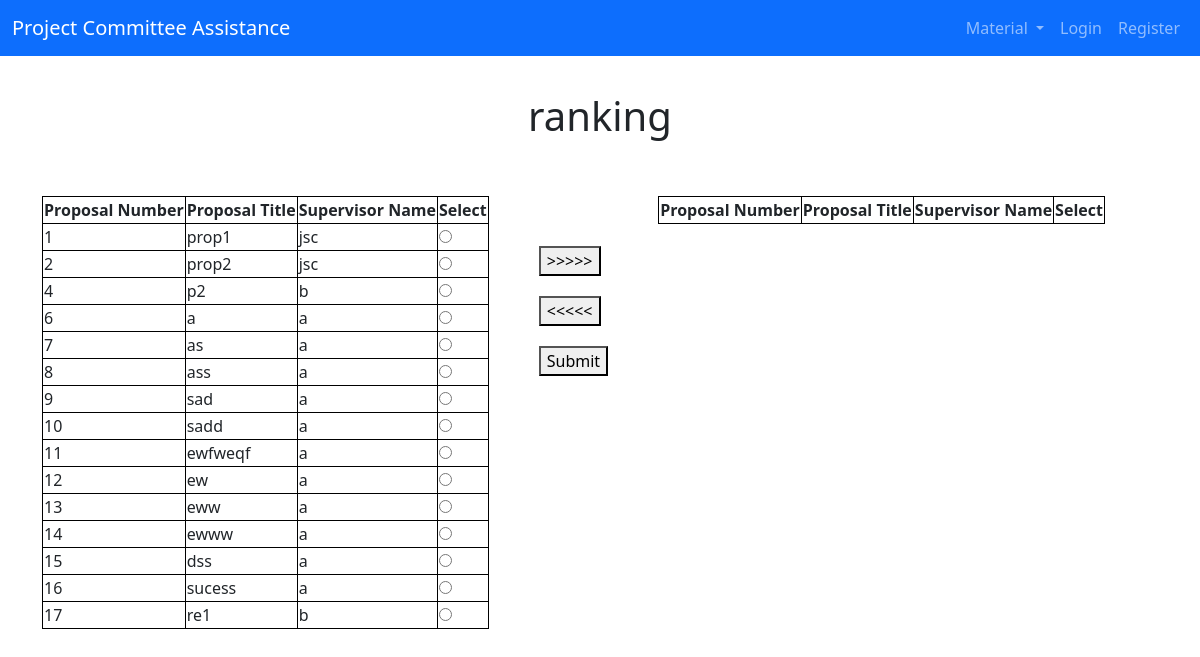
/r, run on the app's committed database.
### app/models.py (models this page shows, shortened)
class Proposal(db.Model):
    id = db.Column(db.Integer, primary_key=True,)
    title = db.Column(db.String(64), index=True, unique=True, nullable=False)
    desc = db.Column(db.String(2064), index=True, nullable=False)
    published = db.Column(db.Boolean, default=False)
    owned = db.Column(db.Boolean, default=False)
    author = db.Column(db.Integer, db.ForeignKey('user.id'))
    holder = db.Column(db.Integer, db.ForeignKey('group.id'))

class User(UserMixin,db.Model):
    id = db.Column(db.Integer, primary_key=True)
    username = db.Column(db.String(64), index=True, unique=True, nullable=False)
    email = db.Column(db.String(120), index=True, unique=True, nullable=False)
    password_hash = db.Column(db.String(128), nullable=False)
    admin = db.Column(db.Boolean, default=False)
    faculty = db.Column(db.Boolean, default=False)
    student = db.Column(db.Boolean, default=False)
    leader = db.Column(db.Boolean, default=False)
    sId = db.Column(db.Integer)
    gpa = db.Column(db.Float)
    member = db.Column(db.Integer, db.ForeignKey('group.id'))
    author = db.relationship('Proposal', backref='user', lazy=True)

### app/routes.py (the view)
@app.route('/r', methods=['GET', 'POST'])
def rank():
    Session = sessionmaker(bind=db.engine)
    session = Session()
    proposals = session.query(Proposal)
    Fmember = session.query(User)
    Arr1 = []
    for proposal in proposals:
        id = proposal.id
        title = proposal.title
        fid = proposal.author
        for fmember in Fmember:
            if fmember.id == fid:
                fName = fmember.username
        Arr1.append(( id,title,fName))
    return render_template('ranking.html', data=Arr1)

### app/templates/ranking.html (shortened to what this page needs)
{% extends "base.html" %}
{% block content %}
<head>
</head>
<body>
    <h1 class="d-flex aligns-items-center justify-content-center header" style= "margin-top: 3%;">ranking</h1>
    <br>
    <br>
    <div class="container">
        <div class="tab">
            <table class ="center" id="table1" border="1" >
                <tr>
                    <th>Proposal Number</th>
                    <th>Proposal Title</th>
                    <th>Supervisor Name</th>
                    <th>Select</th>
                </tr>
                {%for row in data%}
                <tr>
                    {%for cell in row%}
                    <td>{{ cell }}</td>
                    {% endfor %}
                    <td><input type="radio" name="check-tab1"></td>
                </tr>
                {% endfor %}
            </table>
        </div>
        <div class="tab tab-btn">
            <button onclick="tab1_To_tab2();">>>>>></button>
            <button onclick="tab2_To_tab1();"><<<<<</button>
            <button onclick="submit();">Submit</button>
        </div>
        <div class="tab">
            <table class ="center" id="table2" border="1">
                <tr>
                    <th>Proposal Number</th>
                    <th>Proposal Title</th>
                    <th>Supervisor Name</th>
                    <th>Select</th>
                </tr>
            </table>
        </div>
    </div>
</body>
{% endblock %}

### app/templates/ranking.html (style rules this page uses)
table, th, td { border: 1px solid black; border-collapse: collapse; }
table.center { margin-left: auto; margin-right: auto; }
.container { overflow: hidden }
.tab { float: left }
.tab-btn { margin: 50px; }
button { display:block;margin-bottom: 20px; }
tr { transition:all .25s ease-in-out }

### data on the page
Proposal: title "prop1"
User: username "jsc"
Proposal: title "prop2"
Proposal: row "4" "b", title "p2"
Proposal: row "7" "a", title "as"
Proposal: row "8" "a", title "ass"
Proposal: row "9" "a", title "sad"
Proposal: row "10" "a", title "sadd"
Proposal: row "11" "a", title "ewfweqf"
Proposal: row "12" "a", title "ew"
Proposal: row "13" "a", title "eww"
Proposal: row "14" "a", title "ewww"
Proposal: row "15" "a", title "dss"
Proposal: row "16" "a", title "sucess"
Proposal: row "17" "b", title "re1"

### other printed values
{{ cell }} "1" "2" "6" "a" "a"
